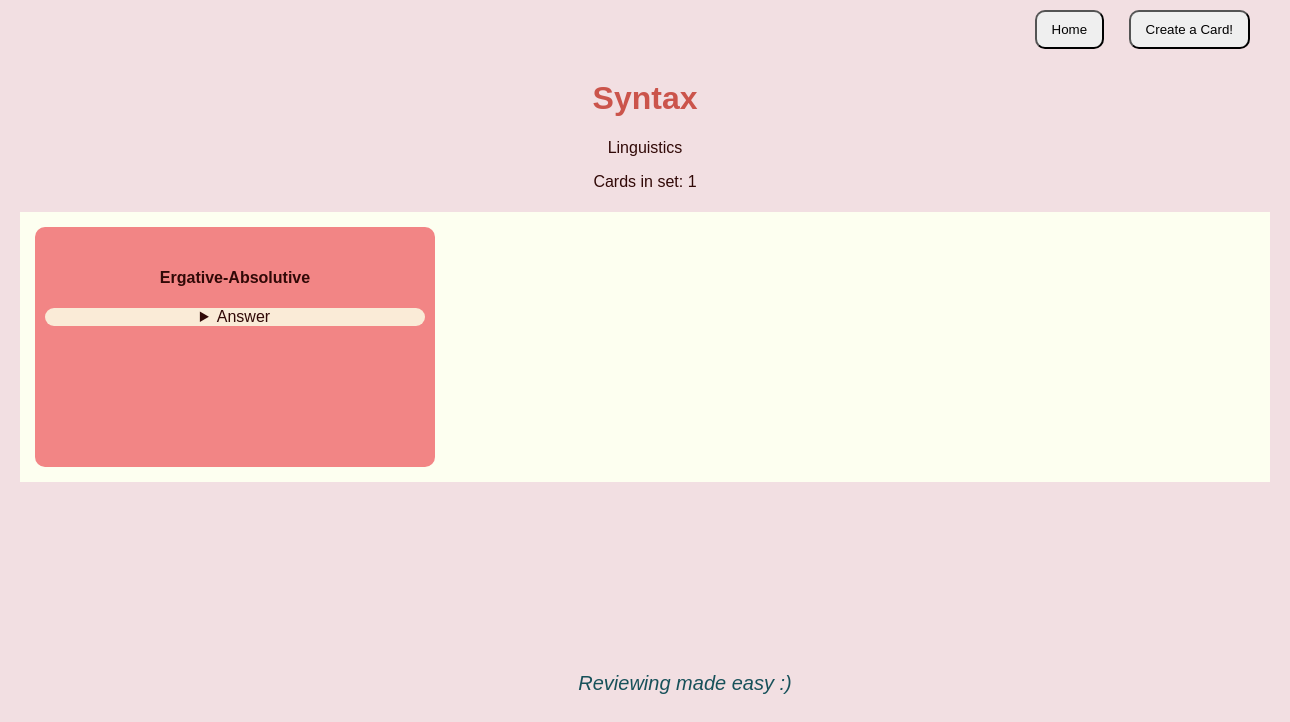
Page /categories/2/ (signed in) on the earlier database version.
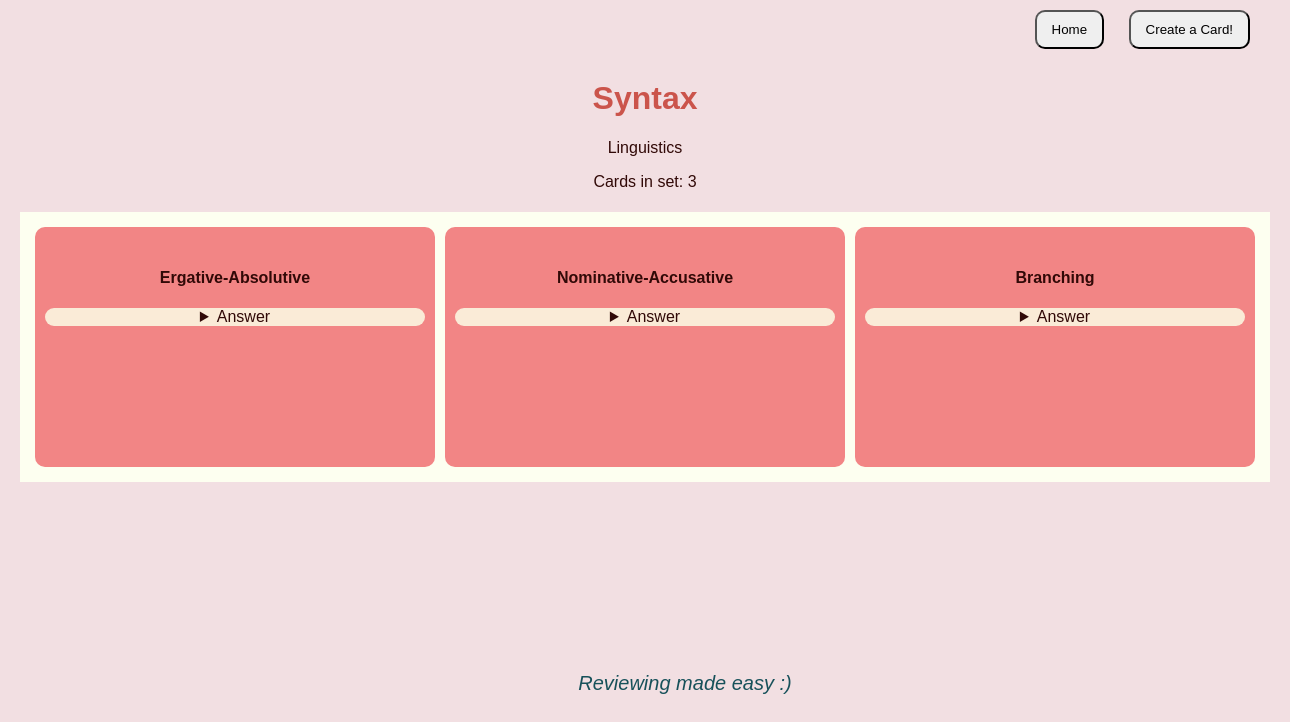
Same page on the later database version.
### categories/models.py (models this page shows, shortened)
class Categorie(models.Model):
    name = models.CharField(max_length=100)
    subject= models.CharField(max_length=100)
    created_on = models.DateTimeField(auto_now_add=True)
    studied = models.BooleanField(default=False)
    owner = models.ForeignKey(
        settings.AUTH_USER_MODEL,
        related_name="student",
        on_delete=models.CASCADE,
        null=True
    )

### cards/models.py (models this page shows, shortened)
class Card(models.Model):
    term = models.CharField(max_length=250)
    answer = models.TextField()
    img = models.URLField(null=True)
    category = models.ForeignKey(
        Categorie,
        related_name="cards",
        on_delete=models.CASCADE,
    )
    date_created = models.DateTimeField(auto_now_add=True)

### categories/views.py (the view)
# urls.py: path("<int:id>/", show_set, name="show_set"),
@login_required
def show_set(request, id):
    set = get_object_or_404(Categorie, id=id)
    context = {
        "set": set,
    }
    return render(request, "categories/set.html", context)

### categories/templates/categories/set.html (shortened to what this page needs)
{% extends 'base.html' %}
{% block content%}
<header>
    <nav>
        <a href="{% url 'home' %}"><button>Home</button></a>
        <a href="{% url 'create_card' %}"><button>Create a Card!</button></a>
    </nav>
    <h1>{{ set.name }}</h1>
    <p>{{ set.subject }}</p>
    <p>Cards in set: {{ set.cards.all|length }}</p>
</header>
<main>
    <div class="card">
    {% for card in set.cards.all %}
        {% include "cards/card.html" %}
    {% endfor %}
    </div>
</main>
{% endblock content %}

### cards/templates/cards/card.html (shortened to what this page needs)
<article>
    <h4>{{ card.term }}</h4>
    <details>
        <summary>Answer</summary>
    </details>
</article>

Differences in the rows shown:
computed for Categorie "Syntax": cards.all|length "1" → "3"
added Card: term "Nominative-Accusative"
added Card: term "Branching"
